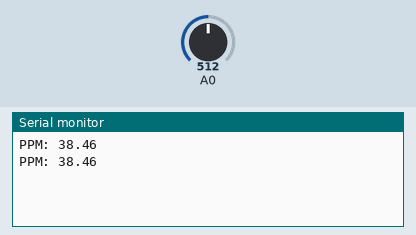
This sketch was run on a simulated Arduino Uno, built with avr-gcc and run on an emulated ATmega328P. On the bench: the last lines printed to the serial monitor. The test bench sets the inputs (shaded band); at power-on: A0 = 512.

Above: at 1.8 s.
1.9 s: A0 set to 716
At 2.6 s:
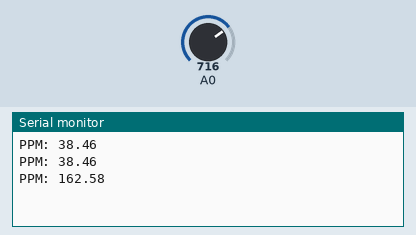
3.4 s: A0 set to 900
At 4.8 s:
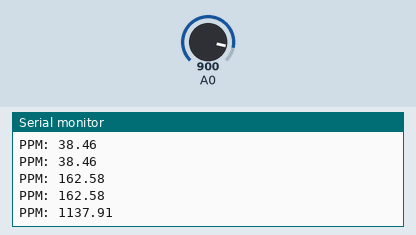
Timing chart, 0 to 6.4 s (numbered marks = the images above; inputs shaded):
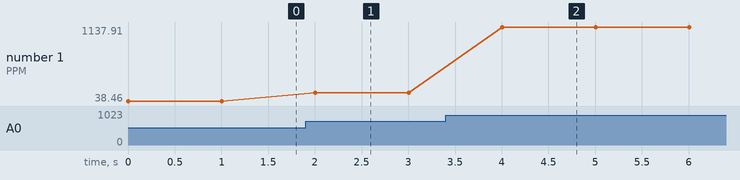

The sketch:

capstone_mq-7q.ino
```cpp
//참고사이트 https://www.teachmemicro.com/use-mq-7-carbon-monoxide-sensor/
//  https://m.blog.naver.com/PostView.nhn?blogId=jyoun&logNo=221423420449&proxyReferer=https:%2F%2Fwww.google.com%2F
//구한 R0를 통해 현재 장소의 일산화탄소 농도 ppm을 구하는 코드
float sensor_volt = 0;
float RS_gas = 0;
float ratio = 0;
float sensorValue = 0;
float R0 = 13000; // R0 구하는 코드로 현재 장소의 R0를 구한다.


  void setup() {
  // put your setup code here, to run once:
  Serial.begin(9600);
}

void loop() {
  int sensorValue = analogRead(A0);
  sensor_volt = (float)sensorValue/1024*5.0;
  RS_gas = (5.0-sensor_volt)/sensor_volt;
  ratio = RS_gas/R0;
  float x = 1536.46 * ratio;
  float ppm = pow(x, -1.709);
  Serial.print("PPM: ");
  Serial.println(ppm);
  delay(1000);
}
```

Measured:
- after the input at 1.9 s, the serial monitor: prints a new line after 0.10 s (image 1)
- after the input at 3.4 s, the serial monitor: prints a new line after 0.60 s (image 2)
- plotted number 1: 38.46 → 162.58 after the input at 1.9 s, 162.58 → 1137.91 after the input at 3.4 s
